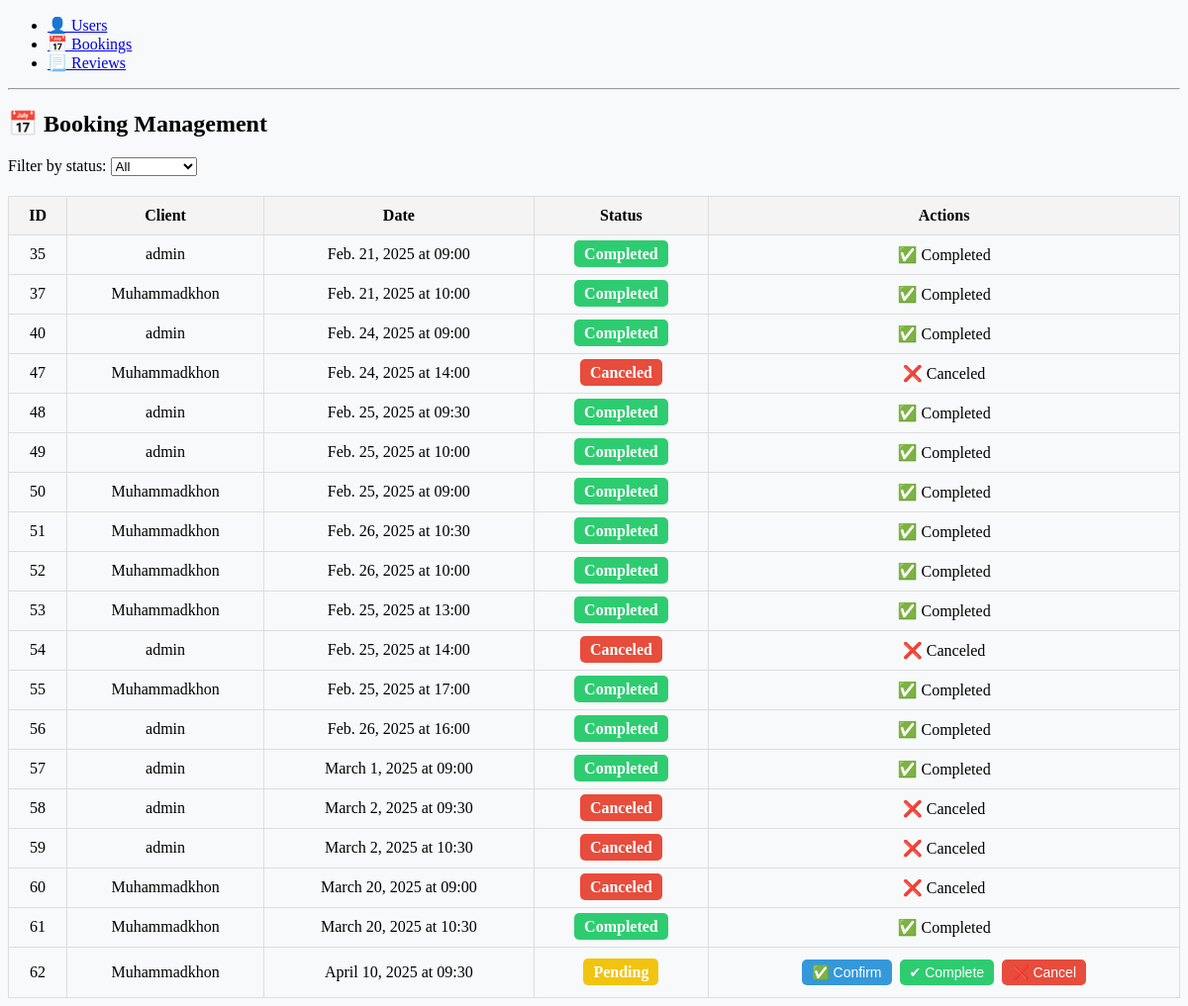
The app's page /admin_panel/bookings/ (signed in) with its own data.
### users/models.py (models this page shows, shortened)
class Booking(models.Model):
    STATUS_CHOICES = [
        ("pending", "Pending"),
        ("confirmed", "Confirmed"),
        ("completed", "Completed"),
        ("canceled", "Canceled"),
    ]
    master = models.ForeignKey(Master, on_delete=models.CASCADE, null=True, blank=True)  # New field
    user = models.ForeignKey(CustomUser, on_delete=models.CASCADE, related_name="bookings")
    service = models.ForeignKey(Service, on_delete=models.CASCADE, related_name="bookings")
    booking_date = models.DateField()  # Separate booking date
    booking_time = models.TimeField(default=datetime.time(12, 0))  # Separate booking time
    status = models.CharField(max_length=50, choices=STATUS_CHOICES, default='pending')
    class Meta:
        unique_together = ('master', 'booking_date', 'booking_time')  # Unique booking by date and time

class CustomUser(AbstractUser):
    ROLE_CHOICES = [
        ("user", "User"),
        ("owner", "Owner"),
    ]
    role = models.CharField(max_length=10, choices=ROLE_CHOICES, default="user")
    is_owner = models.BooleanField(default=False)
    email = models.EmailField(unique=True, blank=False)
    is_active = models.BooleanField(default=False)
    phone_number = models.CharField(max_length=15, unique=True, null=True, blank=True)
    password = models.CharField(max_length=100)

### admin_panel/decorators.py (the view)
    def wrapper(request, *args, **kwargs):
        if not request.user.is_authenticated or not request.user.is_owner:
            return HttpResponseForbidden("Access denied")
        return view_func(request, *args, **kwargs)

### admin_panel/views.py (called while the page is built)
@login_required
@owner_required
def manage_bookings(request):
    status_filter = request.GET.get('status', '')  # Get status from the request (GET)
    if status_filter:  # If a status is selected, filter bookings
        bookings = Booking.objects.filter(status=status_filter)
    else:
        bookings = Booking.objects.all()  # If no filter is selected, show all
    return render(request, 'manage_bookings.html', {'bookings': bookings})

### admin_panel/templates/manage_bookings.html (shortened to what this page needs)
{% extends "base.html" %}
{% block content %}
<h2>📅 Booking Management</h2>
<form method="GET">
    <label for="status">Filter by status:</label>
    <select name="status" id="status" onchange="this.form.submit()">
        <option value="">All</option>
    </select>
</form>
<table>
    <thead>
        <tr>
            <th>ID</th>
            <th>Client</th>
            <th>Date</th>
            <th>Status</th>
            <th>Actions</th>
        </tr>
    </thead>
    <tbody>
        {% for booking in bookings %}
        <tr>
            <td>{{ booking.id }}</td>
            <td>{{ booking.user.username }}</td>
            <td>{{ booking.booking_date }} at {{ booking.booking_time|time:"H:i" }}</td>
            <td>
                <span class="status {{ booking.status }}">{{ booking.get_status_display }}</span>
            </td>
            <td>
            {% if booking.status != "completed" and booking.status != "canceled" %}
                <form method="post" action="{% url 'update_booking_status' booking.id %}" class="status-form">
                    <button type="button" class="btn btn-confirmed">✅ Confirm</button>
                    <button type="button" class="btn btn-completed">✔ Complete</button>
                    <button type="button" class="btn btn-canceled">❌ Cancel</button>
                </form>
            {% elif booking.status == "canceled" %}
                <span class="canceled-text">❌ Canceled</span>
            {% else %}
                <span class="completed-text">✅ Completed</span>
            {% endif %}
        </td>
        </tr>
        {% empty %}
        <tr>
            <td colspan="5">No bookings</td>
        </tr>
        {% endfor %}
    </tbody>
</table>
{% endblock %}

### admin_panel/static/admin_panel/styles.css (style rules this page uses)
body { background-color: #f8f9fa; }
table { width: 100%; border-collapse: collapse; margin-top: 20px; }
th, td { padding: 10px; border: 1px solid #ddd; text-align: center; }
th { background-color: #f4f4f4; }
.status { padding: 5px 10px; border-radius: 5px; font-weight: bold; }
.status.pending { background-color: #f1c40f; color: #fff; }
.status.completed { background-color: #2ecc71; color: #fff; }
.status.canceled { background-color: #e74c3c; color: #fff; }
.btn { padding: 5px 10px; margin: 2px; border: none; cursor: pointer; border-radius: 5px; font-size: 14px; }
.btn-confirmed { background-color: #3498db; color: white; }
.btn-completed { background-color: #2ecc71; color: white; }
.btn-canceled { background-color: #e74c3c; color: white; }
button { margin: 10px; }

### records on screen
Booking: id "35", user.username "admin", booking_date "Feb. 21, 2025", booking_time "09:00", status "Completed", shows "✅ Completed"
Booking: id "37", user.username "Muhammadkhon", booking_date "Feb. 21, 2025", booking_time "10:00", status "Completed", shows "✅ Completed"
Booking: id "40", user.username "admin", booking_date "Feb. 24, 2025", booking_time "09:00", status "Completed", shows "✅ Completed"
Booking: id "47", user.username "Muhammadkhon", booking_date "Feb. 24, 2025", booking_time "14:00", status "Canceled", shows "❌ Canceled"
Booking: id "48", user.username "admin", booking_date "Feb. 25, 2025", booking_time "09:30", status "Completed", shows "✅ Completed"
Booking: id "49", user.username "admin", booking_date "Feb. 25, 2025", booking_time "10:00", status "Completed", shows "✅ Completed"
Booking: id "50", user.username "Muhammadkhon", booking_date "Feb. 25, 2025", booking_time "09:00", status "Completed", shows "✅ Completed"
Booking: id "51", user.username "Muhammadkhon", booking_date "Feb. 26, 2025", booking_time "10:30", status "Completed", shows "✅ Completed"
Booking: id "52", user.username "Muhammadkhon", booking_date "Feb. 26, 2025", booking_time "10:00", status "Completed", shows "✅ Completed"
Booking: id "53", user.username "Muhammadkhon", booking_date "Feb. 25, 2025", booking_time "13:00", status "Completed", shows "✅ Completed"
Booking: id "54", user.username "admin", booking_date "Feb. 25, 2025", booking_time "14:00", status "Canceled", shows "❌ Canceled"
Booking: id "55", user.username "Muhammadkhon", booking_date "Feb. 25, 2025", booking_time "17:00", status "Completed", shows "✅ Completed"
Booking: id "56", user.username "admin", booking_date "Feb. 26, 2025", booking_time "16:00", status "Completed", shows "✅ Completed"
Booking: id "57", user.username "admin", booking_date "March 1, 2025", booking_time "09:00", status "Completed", shows "✅ Completed"
Booking: id "58", user.username "admin", booking_date "March 2, 2025", booking_time "09:30", status "Canceled", shows "❌ Canceled"
Booking: id "59", user.username "admin", booking_date "March 2, 2025", booking_time "10:30", status "Canceled", shows "❌ Canceled"
Booking: id "60", user.username "Muhammadkhon", booking_date "March 20, 2025", booking_time "09:00", status "Canceled", shows "❌ Canceled"
Booking: id "61", user.username "Muhammadkhon", booking_date "March 20, 2025", booking_time "10:30", status "Completed", shows "✅ Completed"
Booking: id "62", user.username "Muhammadkhon", booking_date "April 10, 2025", booking_time "09:30", status "Pending", shows "✅ Confirm"
